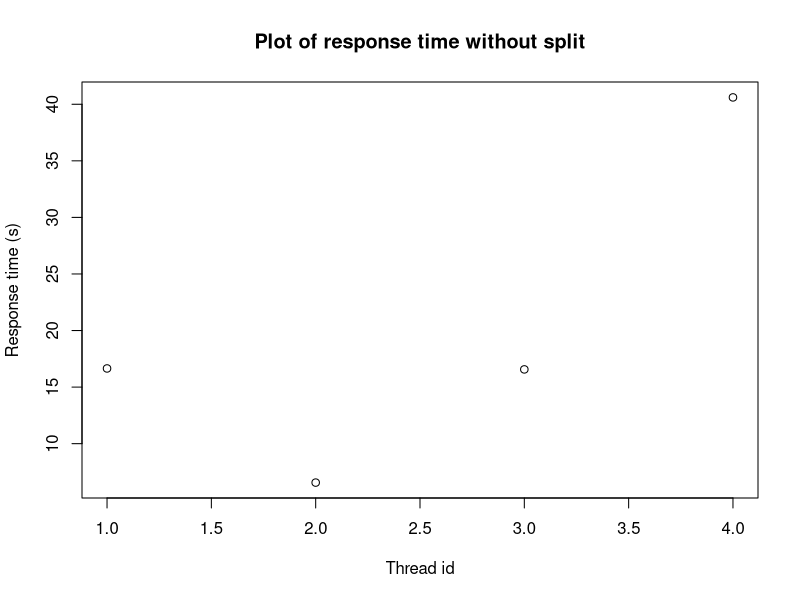
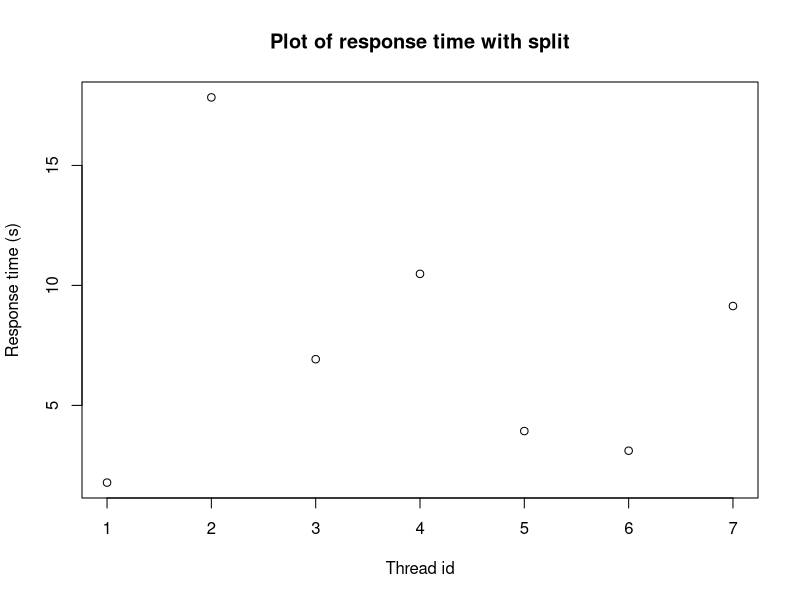
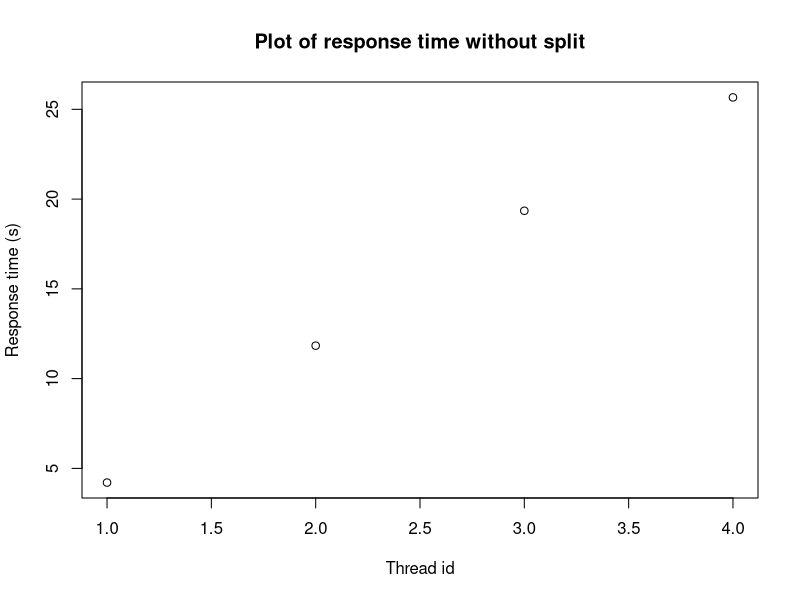
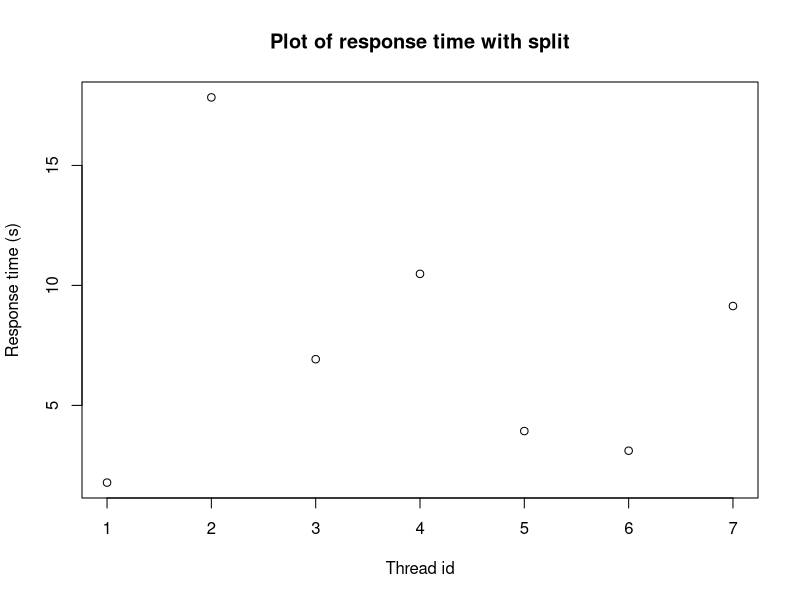
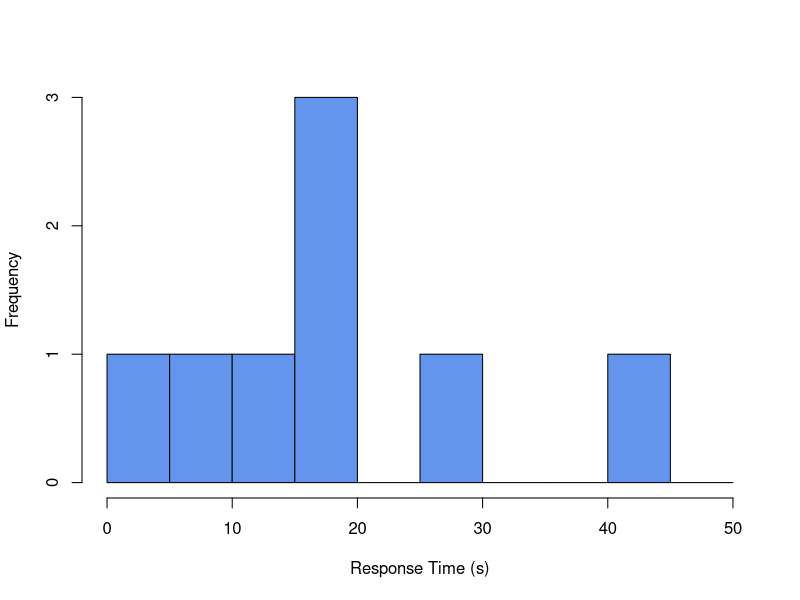
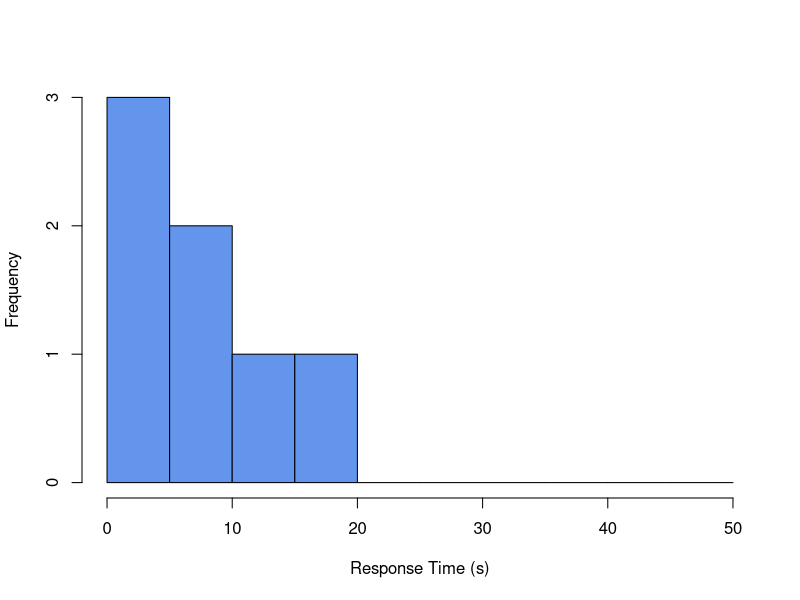
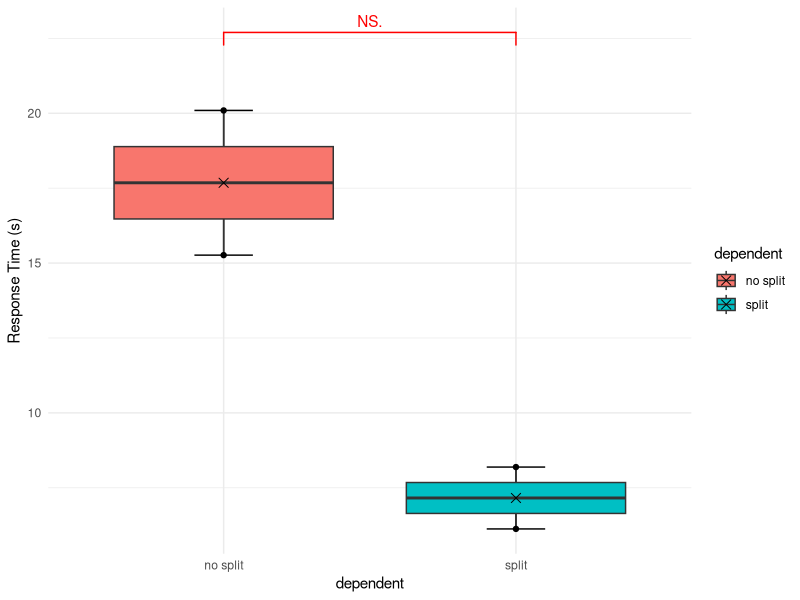

Reproduce these figures in R, in order.
## ---- chunk 1
timestamp_no_split<-read.csv("csv/format_timestamp_no_split.csv",header = T)
timestamp_split<-read.csv("csv/format_timestamp_split.csv",header = T)
## ---- chunk 2
head(timestamp_no_split)
## ---- chunk 3
head(timestamp_split)
## ---- chunk 4
for (person in range(1,max(timestamp_no_split$user_id))) {
  print("person_id")
  print(person)
  
  print("分割なし",quote=F)
  person_data_no_split<-subset(timestamp_no_split,user_id==person)
  print("返信数",quote=F)
  print(max(person_data_no_split$id))
  print("最小値　第一四分位　中央値　平均値　第三四分位　最大値（単位:s）",quote=F)
  print(summary(person_data_no_split$reaction_time))
  print("標準偏差",quote=F)
  print(sd(person_data_no_split$reaction_time))
  print(plot(person_data_no_split$reaction_time,ylab="Response time (s)",xlab="Thread id",main="Plot of response time without split"))
  
  print("person_id")
  print(person)
  print("分割あり",quote=F)
  person_data_split<-subset(timestamp_split,user=person)
  print("返信数",quote=F)
  print(max(person_data_split$id))
  print("最小値　第一四分位　中央値　平均値　第三四分位　最大値（単位:s）",quote=F)
  print(summary(person_data_split$reaction_time))
  print("標準偏差",quote=F)
  print(sd(person_data_split$reaction_time))
  print(plot(person_data_split$reaction_time,ylab="Response time (s)",xlab="Thread id",main="Plot of response time with split"))
}
## ---- chunk 5
hist(timestamp_no_split$reaction_time,breaks=seq(0,max(timestamp_no_split$reaction_time,timestamp_split$reaction_time)+10,5),xlab="Response Time (s)",main=NULL,col="CornFlowerBlue")
## ---- chunk 6
mean_c<-c()
for(person in range(1,timestamp_no_split$user_id)){
  mean_c<-c(mean_c,mean(subset(timestamp_no_split,user_id==person)$reaction_time))
}
no_split_data<-data.frame("user_id"=seq(max(timestamp_no_split$user_id)),"reaction_time"=mean_c)
head(no_split_data)
## ---- chunk 7
no_split_n<-max(timestamp_no_split$user_id)
no_split_n
## ---- chunk 8
summary(no_split_data$reaction_time)
## ---- chunk 9
sd(no_split_data$reaction_time)
## ---- chunk 10
hist(timestamp_split$reaction_time,breaks=seq(0,max(timestamp_no_split$reaction_time,timestamp_split$reaction_time)+10,5),xlab="Response Time (s)",main=NULL,col="CornFlowerBlue")
## ---- chunk 11
mean_c<-c()
for(person in range(1,timestamp_split$user_id)){
  mean_c<-c(mean_c,mean(subset(timestamp_split,user_id==person)$reaction_time))
}
split_data<-data.frame("user_id"=seq(max(timestamp_split$user_id)),"reaction_time"=mean_c)
head(split_data)
## ---- chunk 12
split_n<-max(timestamp_split$user_id)
split_n
## ---- chunk 13
summary(split_data$reaction_time)
## ---- chunk 14
sd(split_data$reaction_time)
## ---- chunk 15
library(ggplot2)
library(ggbeeswarm)
library("ggsignif")
## ---- chunk 16
compare_response_time_data<-data.frame("dependent"=c(rep("no split",max(no_split_data$user_id)),rep("split",max(split_data$user_id))),"response_time"=c(no_split_data$reaction_time,split_data$reaction_time))
head(compare_response_time_data)
tail(compare_response_time_data)
## ---- chunk 17
ggplot(data = compare_response_time_data, aes(x =dependent , y = response_time, fill = dependent)) +stat_boxplot(geom = "errorbar", width = 0.2)+ geom_boxplot(outlier.color = "black")+ylab("Response Time (s)")+ stat_summary(geom = "point", shape = 4,fun = "mean", color = "black",size=2.8)+geom_beeswarm(cex = 1.2,show.legend = FALSE)+geom_signif(comparisons = list(c("no split", "split")),test = "t.test",na.rm = FALSE,map_signif_level = TRUE,y_position =22, col = "red") + theme_minimal()
## ---- chunk 18
t.test(subset(compare_response_time_data,dependent="no split")$response_time,subset(compare_response_time_data,dependent="split")$response_time,paired = T,alternative = "two.sided",var.equal = T,conf.level = 0.95)
## ---- chunk 19
t.test(subset(compare_response_time_data,dependent="no split")$response_time,subset(compare_response_time_data,dependent="split")$response_time,paired = T,alternative = "two.sided",var.equal = F,conf.level = 0.95)
## ---- chunk 20
wilcox.test(subset(compare_response_time_data,dependent="no split")$response_time,subset(compare_response_time_data,dependent="split")$response_time,paired = T,alternative = "two.sided")
